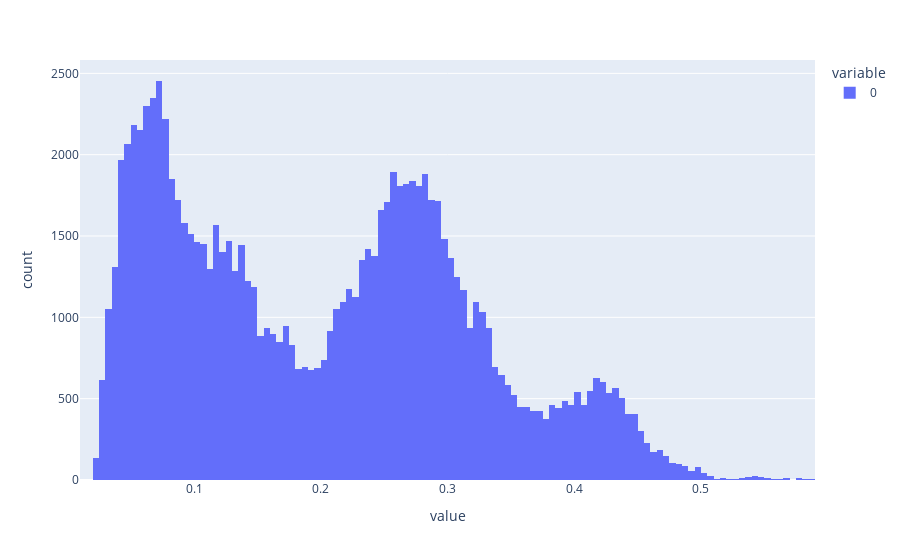

The notebook cell saved with this chart:
### Code cell
data = np.load(list(existing_shards)[0])

fig1 = px.histogram(data.flatten())
display(fig1)

### Figure 1 — Plotly figure (JSON) as saved in the notebook; plotly's stock layout.template omitted (floating-point values rounded to 4 significant figures; data arrays with more than 128 entries replaced by an {"elided": "..."} marker saying what was removed)
{"data": [{"alignmentgroup": "True", "bingroup": "x", "hovertemplate": "variable=0<br>value=%{x}<br>count=%{y}<extra></extra>", "legendgroup": "0", "marker": {"color": "#636efa", "pattern": {"shape": ""}}, "name": "0", "offsetgroup": "0", "orientation": "v", "showlegend": true, "type": "histogram", "x": {"elided": "100000 float values"}, "xaxis": "x", "yaxis": "y"}], "layout": {"autosize": true, "barmode": "relative", "legend": {"title": {"text": "variable"}, "tracegroupgap": 0}, "margin": {"t": 60}, "xaxis": {"anchor": "y", "autorange": true, "domain": [0, 1], "range": [0.01, 0.59], "title": {"text": "value"}, "type": "linear"}, "yaxis": {"anchor": "x", "autorange": true, "domain": [0, 1], "range": [0, 2582.0], "title": {"text": "count"}}}}
